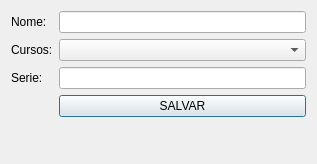
<?xml version="1.0" encoding="UTF-8"?>
<ui version="4.0">
 <class>Dialog</class>
 <widget class="QDialog" name="Dialog">
  <property name="geometry">
   <rect>
    <x>0</x>
    <y>0</y>
    <width>317</width>
    <height>164</height>
   </rect>
  </property>
  <property name="windowTitle">
   <string>Cadastro de Alunos</string>
  </property>
  <layout class="QFormLayout" name="formLayout">
   <item row="0" column="0">
    <widget class="QLabel" name="label_nome">
     <property name="text">
      <string>Nome:</string>
     </property>
    </widget>
   </item>
   <item row="0" column="1">
    <widget class="QLineEdit" name="lineEdit_nome"/>
   </item>
   <item row="1" column="0">
    <widget class="QLabel" name="label_cursos">
     <property name="text">
      <string>Cursos:</string>
     </property>
    </widget>
   </item>
   <item row="3" column="0">
    <widget class="QLabel" name="label_serie">
     <property name="text">
      <string>Serie:</string>
     </property>
    </widget>
   </item>
   <item row="5" column="1">
    <widget class="QPushButton" name="pushButton_salvar">
     <property name="text">
      <string>SALVAR</string>
     </property>
    </widget>
   </item>
   <item row="1" column="1">
    <widget class="QComboBox" name="comboBox_cursos"/>
   </item>
   <item row="3" column="1">
    <widget class="QLineEdit" name="lineEdit_serie"/>
   </item>
  </layout>
 </widget>
 <resources/>
 <connections/>
</ui>
